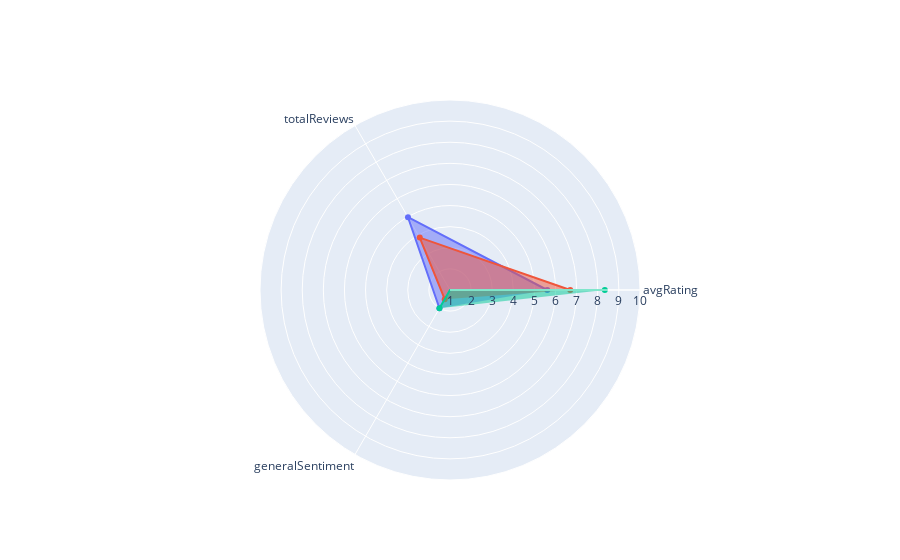

Notebook source saved alongside this figure:
### Code cell
fig.show()

### Figure 1 — Plotly figure (JSON) as saved in the notebook; plotly's stock layout.template omitted (floating-point values rounded to 4 significant figures)
{"data": [{"fill": "toself", "name": "Lisinopril", "r": [5.607, 4.981, 2], "theta": ["avgRating", "totalReviews", "generalSentiment"], "type": "scatterpolar"}, {"fill": "toself", "name": "Metoprolol", "r": [6.696, 3.867, 1.5], "theta": ["avgRating", "totalReviews", "generalSentiment"], "type": "scatterpolar"}, {"fill": "toself", "name": "Plavix", "r": [8.333, 0.834, 2], "theta": ["avgRating", "totalReviews", "generalSentiment"], "type": "scatterpolar"}], "layout": {"polar": {"radialaxis": {"range": [1, 10], "visible": true}}, "showlegend": false}}
